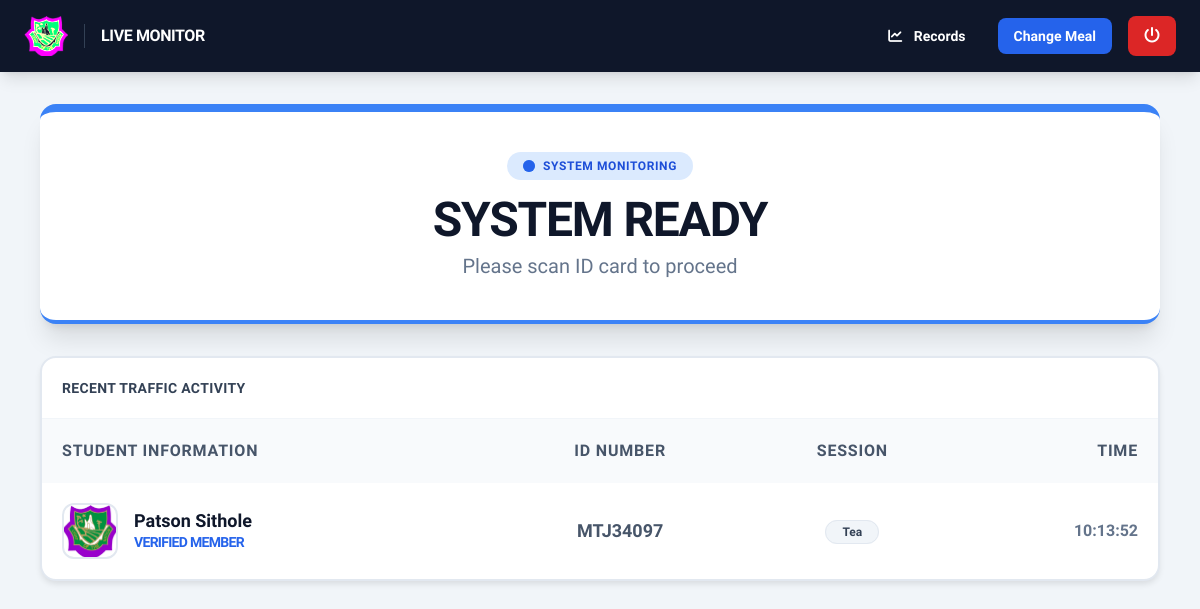
The app's page /canteen/ (signed in), older data.
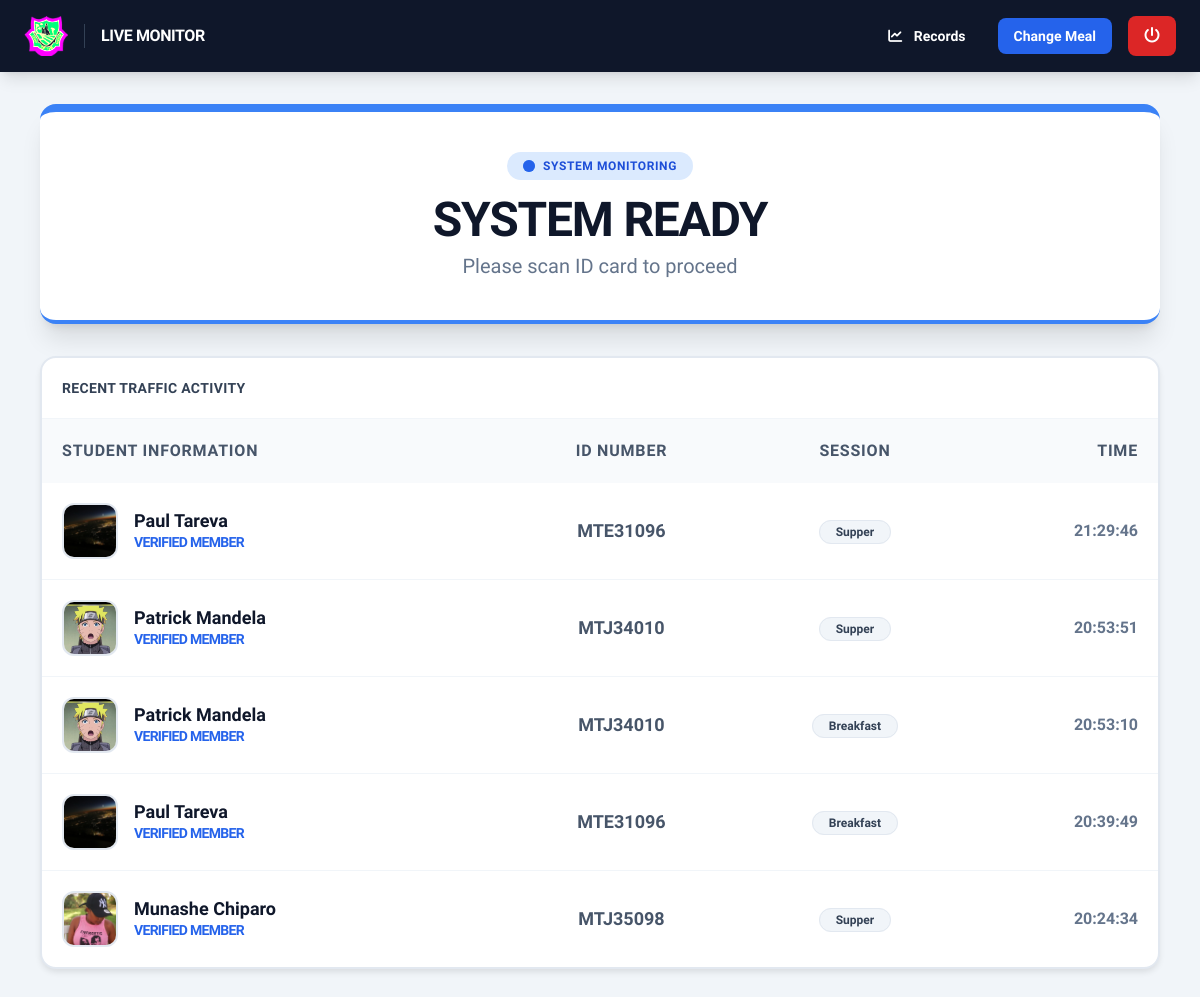
The same page, newer data.
### canteen/models.py (models this page shows, shortened)
class MealLog(models.Model):
    student = models.ForeignKey(Student, on_delete=models.CASCADE)
    timestamp = models.DateTimeField(default=timezone.now)
    meal_type = models.CharField(max_length=20, default="Lunch")

class Student(models.Model):
    full_name = models.CharField(max_length=100)
    student_id = models.CharField(max_length=20, unique=True)
    student_intake = models.CharField(max_length=100)
    qr_code_data = models.CharField(max_length=255, unique=True, blank=True)
    photo = models.ImageField(upload_to='student_photos/', default='logo.png')
    is_active = models.BooleanField(default=True)

### canteen/views.py (the view)
# urls.py: path('', views.monitor_dashboard, name='monitor_dashboard'),
@login_required
def monitor_dashboard(request):
    recent_scans = MealLog.objects.select_related('student').order_by('-timestamp')[:5]
    return render(request, 'canteen/dashboard.html', {'recent_scans': recent_scans})

### canteen/templates/canteen/dashboard.html (shortened to what this page needs)
{% load static %}
<!DOCTYPE html>
<html lang="en">
<head>
    <script src="https://cdn.tailwindcss.com"></script>
    <link rel="stylesheet" href="https://cdnjs.cloudflare.com/ajax/libs/font-awesome/6.4.0/css/all.min.css">
</head>
<body class="min-h-screen">
    <nav class="w-full px-6 py-4 flex justify-between items-center bg-slate-900 text-white sticky top-0 z-50 shadow-lg">
        <div class="flex items-center gap-4">
            <img src="{% static 'logo.png' %}" class="h-10 brightness-200">
            <span class="font-bold tracking-tight border-l border-slate-700 pl-4">LIVE MONITOR</span>
        </div>
        <div class="flex items-center gap-4">
            <a href="{% url 'analytics' %}" class="px-4 py-2 hover:bg-slate-800 rounded-lg font-bold text-sm transition">
                <i class="fa-solid fa-chart-line mr-2"></i> Records
            </a>
            <a href="{% url 'select_session' %}" class="px-4 py-2 bg-blue-600 hover:bg-blue-500 rounded-lg font-bold text-sm transition">
                Change Meal
            </a>
            <form action="{% url 'logout' %}" method="post" class="inline">
                <button class="p-2 px-4 bg-red-600 hover:bg-red-500 rounded-lg transition">
                    <i class="fa-solid fa-power-off"></i>
                </button>
            </form>
        </div>
    </nav>
    <main class="container mx-auto px-4 py-8 max-w-6xl">
        <div id="header" class="header-panel rounded-2xl p-10 text-center mb-8 border-t-8 status-ready shadow-xl">
            <div id="status-badge" class="mb-4 inline-flex items-center gap-2 px-4 py-1.5 rounded-full bg-blue-100 text-blue-700 font-extrabold text-xs uppercase tracking-wider">
                <span class="relative flex h-3 w-3">
                    <span class="relative inline-flex rounded-full h-3 w-3 bg-blue-600"></span>
                </span>
                System Monitoring
            </div>
            <h1 id="status-text" class="text-5xl font-extrabold tracking-tight mb-2 text-slate-900 transition-all">SYSTEM READY</h1>
            <p id="message-text" class="text-slate-500 text-xl font-medium">Please scan ID card to proceed</p>
        </div>
        <div class="table-container overflow-hidden">
            <div class="p-5 border-b border-slate-100 flex justify-between items-center">
                <h3 class="font-bold text-slate-700 uppercase tracking-wide text-sm">Recent Traffic Activity</h3>
            </div>
            <div class="overflow-x-auto">
                <table class="w-full text-left">
                    <thead>
                        <tr>
                            <th class="p-5">Student Information</th>
                            <th class="p-5 text-center">ID Number</th>
                            <th class="p-5 text-center">Session</th>
                            <th class="p-5 text-right">Time</th>
                        </tr>
                    </thead>
                    <tbody class="divide-y divide-slate-100">
                        {% for log in recent_scans %}
                        <tr class="hover:bg-slate-50 transition-colors">
                            <td class="p-5">
                                <div class="flex items-center gap-4">
                                    {% if log.student.photo %}
                                    <img src="{{ log.student.photo.url }}" class="w-14 h-14 student-photo object-cover">
                                    {% else %}
                                    <div class="w-14 h-14 student-photo bg-slate-100 flex items-center justify-center text-2xl">👤</div>
                                    {% endif %}
                                    <div>
                                        <p class="font-bold text-slate-900 text-lg leading-tight">{{ log.student.full_name }}</p>
                                        <p class="text-sm text-blue-600 font-bold uppercase tracking-tighter">Verified Member</p>
                                    </div>
                                </div>
                            </td>
                            <td class="p-5 text-center font-bold text-slate-600 text-lg">{{ log.student.student_id }}</td>
                            <td class="p-5 text-center">
                                <span class="px-4 py-1 text-xs font-black rounded-full bg-slate-100 text-slate-700 border border-slate-200">
                                    {{ log.meal_type }}
                                </span>
                            </td>
                            <td class="p-5 text-right font-bold text-slate-500">{{ log.timestamp|date:"H:i:s" }}</td>
                        </tr>
                        {% endfor %}
                    </tbody>
                </table>
            </div>
        </div>
    </main>
</body>
</html>

### canteen/templates/canteen/dashboard.html (style rules this page uses)
body { font-family: 'Plus Jakarta Sans', sans-serif; background-color: #f1f5f9; color: #0f172a; }
.header-panel { background: #ffffff; border-bottom: 4px solid #e2e8f0; transition: all 0.4s ease; }
.status-ready { border-color: #3b82f6; color: #1e40af; }
.table-container { background: #ffffff; border: 2px solid #e2e8f0; border-radius: 1rem; box-shadow: 0 4px 6px -1px rgba(0, 0, 0, 0.1); }
th { background-color: #f8fafc; color: #475569; font-weight: 800; text-transform: uppercase; letter-spacing: 0.05em; }
.student-photo { border: 2px solid #e2e8f0; border-radius: 0.75rem; }

Row changes from the older to the newer data that the page shows:
removed MealLog: student.photo (picture), student.full_name "Patson Sithole", student.student_id "MTJ34097", meal_type "Tea", timestamp "10:13:52"
added MealLog: student.photo (picture), student.full_name "Paul Tareva", student.student_id "MTE31096", meal_type "Supper", timestamp "21:29:46"
added MealLog: student.photo (picture), student.full_name "Patrick Mandela", student.student_id "MTJ34010", meal_type "Supper", timestamp "20:53:51"
added MealLog: student.photo (picture), student.full_name "Patrick Mandela", student.student_id "MTJ34010", meal_type "Breakfast", timestamp "20:53:10"
added MealLog: student.photo (picture), student.full_name "Paul Tareva", student.student_id "MTE31096", meal_type "Breakfast", timestamp "20:39:49"
added MealLog: student.photo (picture), student.full_name "Munashe Chiparo", student.student_id "MTJ35098", meal_type "Supper", timestamp "20:24:34"
